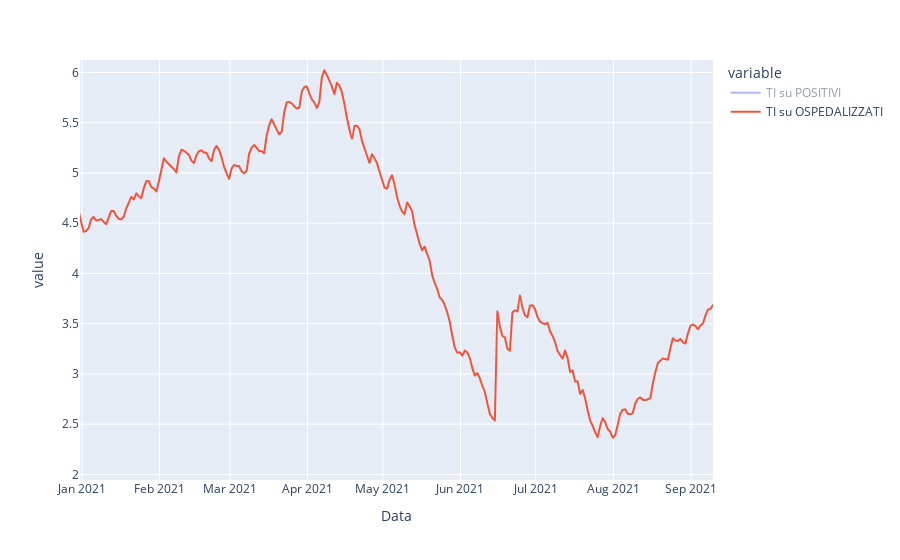

Source (notebook cell):
### Code cell
# Terapia intensiva e ospedalizzati su positivi
rate_ti=pd.DataFrame({'Data':giorni,
                      'TI su POSITIVI':100*trend['terapia_intensiva']['Italia']/trend['totale_positivi']['Italia'],
                      'TI su OSPEDALIZZATI':100*trend['totale_ospedalizzati']['Italia']/trend['totale_positivi']['Italia']})


fig=px.line(data_frame=rate_ti,
           x='Data',
           y=['TI su POSITIVI','TI su OSPEDALIZZATI'])

fig.show()

### Figure 1 — Plotly figure (JSON) as saved in the notebook; plotly's stock layout.template omitted (floating-point values rounded to 4 significant figures; data arrays with more than 128 entries replaced by an {"elided": "..."} marker saying what was removed)
{"data": [{"hovertemplate": "variable=TI su POSITIVI<br>Data=%{x}<br>value=%{y}<extra></extra>", "legendgroup": "TI su POSITIVI", "line": {"color": "#636efa", "dash": "solid"}, "mode": "lines", "name": "TI su POSITIVI", "showlegend": true, "type": "scattergl", "visible": "legendonly", "x": {"elided": "564 str values"}, "xaxis": "x", "y": {"elided": "564 float values"}, "yaxis": "y"}, {"hovertemplate": "variable=TI su OSPEDALIZZATI<br>Data=%{x}<br>value=%{y}<extra></extra>", "legendgroup": "TI su OSPEDALIZZATI", "line": {"color": "#EF553B", "dash": "solid"}, "mode": "lines", "name": "TI su OSPEDALIZZATI", "showlegend": true, "type": "scattergl", "visible": true, "x": {"elided": "564 str values"}, "xaxis": "x", "y": {"elided": "564 float values"}, "yaxis": "y"}], "layout": {"autosize": true, "legend": {"title": {"text": "variable"}, "tracegroupgap": 0}, "margin": {"t": 60}, "xaxis": {"anchor": "y", "autorange": false, "domain": [0, 1], "range": ["2020-12-31 06:12:39.2619", "2021-09-09 17:00"], "showspikes": false, "title": {"text": "Data"}, "type": "date"}, "yaxis": {"anchor": "x", "autorange": false, "domain": [0, 1], "range": [1.945, 6.124], "showspikes": false, "title": {"text": "value"}, "type": "linear"}}}
